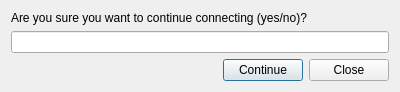
<?xml version="1.0" encoding="UTF-8"?>
<ui version="4.0">
 <class>AreYouSureYouWantToContinueConnectingDialog</class>
 <widget class="QDialog" name="AreYouSureYouWantToContinueConnectingDialog">
  <property name="geometry">
   <rect>
    <x>0</x>
    <y>0</y>
    <width>400</width>
    <height>88</height>
   </rect>
  </property>
  <property name="windowTitle">
   <string>Unknown Host</string>
  </property>
  <layout class="QVBoxLayout" name="verticalLayout">
   <item>
    <widget class="QLabel" name="label">
     <property name="text">
      <string>Are you sure you want to continue connecting (yes/no)?</string>
     </property>
    </widget>
   </item>
   <item>
    <widget class="QLineEdit" name="lineEdit"/>
   </item>
   <item>
    <layout class="QHBoxLayout" name="horizontalLayout">
     <item>
      <widget class="QLabel" name="label_notify">
       <property name="text">
        <string/>
       </property>
      </widget>
     </item>
     <item>
      <spacer name="horizontalSpacer">
       <property name="orientation">
        <enum>Qt::Horizontal</enum>
       </property>
       <property name="sizeHint" stdset="0">
        <size>
         <width>40</width>
         <height>20</height>
        </size>
       </property>
      </spacer>
     </item>
     <item>
      <widget class="QPushButton" name="pushButton_continue">
       <property name="text">
        <string>Continue</string>
       </property>
      </widget>
     </item>
     <item>
      <widget class="QPushButton" name="pushButton_close">
       <property name="text">
        <string>Close</string>
       </property>
      </widget>
     </item>
    </layout>
   </item>
  </layout>
 </widget>
 <resources/>
 <connections/>
</ui>
